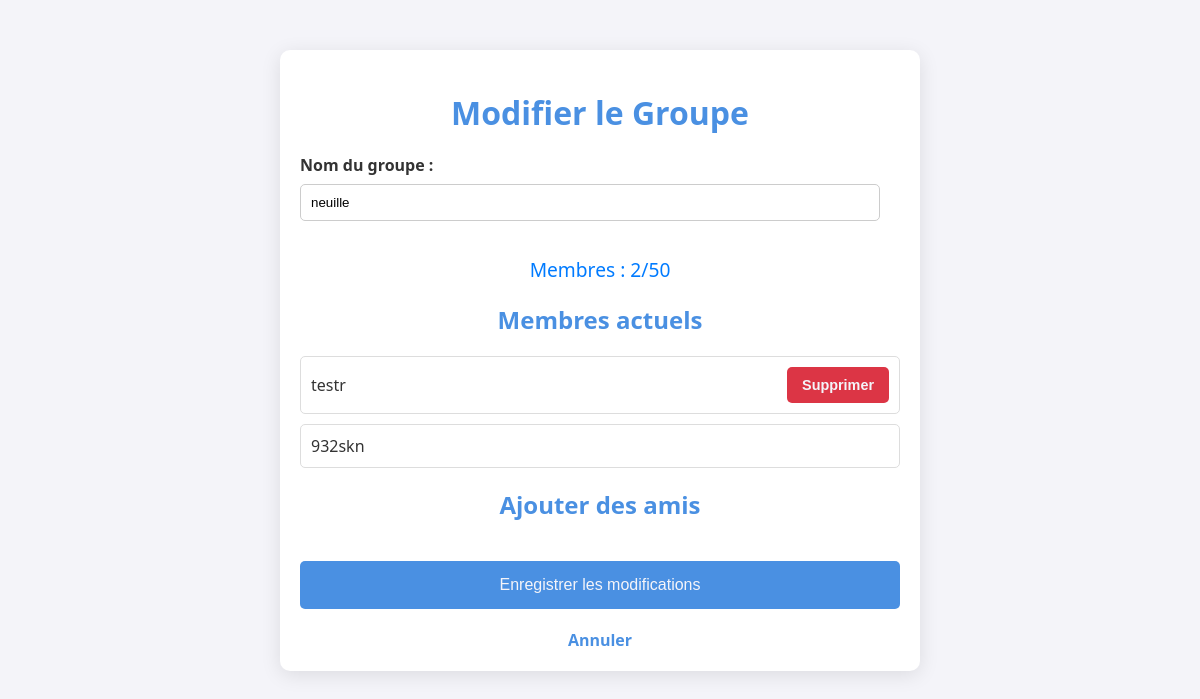
Page /group/4/edit (signed in) on the earlier database version.
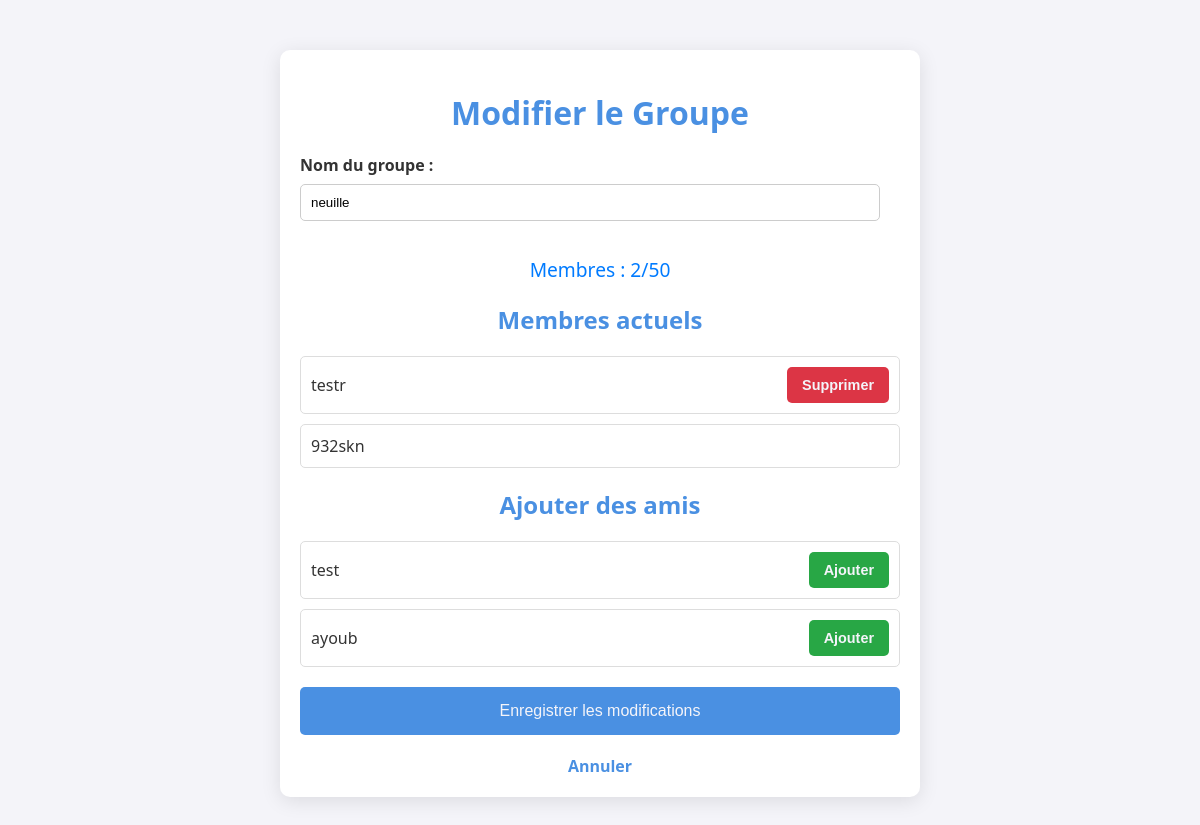
Same page on the later database version.
### models.py (models this page shows)
class User(UserMixin, db.Model):
    id = db.Column(db.Integer, primary_key=True)
    username = db.Column(db.String(150), unique=True, nullable=False)
    email = db.Column(db.String(150), unique=True, nullable=False)  # Nouveau champ
    phone_number = db.Column(db.String(20), unique=True, nullable=False)  # Nouveau champ
    password = db.Column(db.String(150), nullable=False)
    profile_picture = db.Column(db.String(200))
    bio = db.Column(db.Text)
    is_active = db.Column(db.Boolean, default=True)

### app.py (the view, shortened to what this page needs)
@app.route('/group/<int:group_id>/edit', methods=['GET', 'POST'])
@login_required
def edit_group(group_id):
    group = db.session.get(Group, group_id)
    if not group:
        return "Erreur : Groupe introuvable.", 404
    if group.admin_id != current_user.id:
        return "Erreur : Seul l'administrateur peut modifier ce groupe.", 403
    group_members = db.session.query(User).join(GroupMember).filter(GroupMember.group_id == group_id).all()
    group_member_ids = [member.id for member in group_members]
    friends = db.session.query(User).join(Friend, Friend.friend_id == User.id).filter(
        Friend.user_id == current_user.id,
        ~User.id.in_(group_member_ids)
    ).all()
    return render_template(
        'edit_group.html',
        group=group,
        group_members=group_members,
        friends=friends
    )

### app.py (called while the page is built)
@login_manager.user_loader
def load_user(user_id):
    return db.session.get(User, int(user_id))  # Correctif pour éviter LegacyAPIWarning

@app.context_processor
def inject_profile_picture():
    def get_profile_picture(user):
        if user.profile_picture and os.path.exists(user.profile_picture):
            return url_for('static', filename=f"photos_profil/{os.path.basename(user.profile_picture)}")
        return url_for('static', filename='icone-profil-avatar-par-defaut-image-utilisateur-medias-sociaux-icone-avatar-gris-silhouette-profil-vierge-illustration-vectorielle_561158-3467.avif')
    return dict(get_profile_picture=get_profile_picture)

### templates/edit_group.html (shortened to what this page needs)
<!DOCTYPE html>
<html lang="fr">
<head>
    <link rel="stylesheet" href="https://cdnjs.cloudflare.com/ajax/libs/font-awesome/5.15.4/css/all.min.css">
</head>
<body>
    <div class="container">
        <h1>Modifier le Groupe</h1>
        <form method="POST">
            <div class="section">
                <label for="group_name">Nom du groupe :</label>
                <input type="text" id="group_name" name="group_name" value="{{ group.name }}" required>
            </div>
            <p class="counter">Membres : {{ group_members|length }}/50</p>
            <div class="section">
                <h2>Membres actuels</h2>
                <div class="list">
                    {% for member in group_members %}
                        <div class="list-item">
                            <span>{{ member.username }}</span>
                            {% if member.id != group.admin_id %}
                                <button type="submit" name="remove_member" value="{{ member.id }}" class="remove-btn action-btn">Supprimer</button>
                            {% endif %}
                        </div>
                    {% endfor %}
                </div>
            </div>
            <div class="section">
                <h2>Ajouter des amis</h2>
                <div class="list">
                    {% for friend in friends %}
                        <div class="list-item">
                            <span>{{ friend.username }}</span>
                            <button type="submit" name="add_member" value="{{ friend.id }}" class="add-btn action-btn">Ajouter</button>
                        </div>
                    {% endfor %}
                </div>
            </div>
            <button type="submit" class="save-btn">Enregistrer les modifications</button>
        </form>
        <a href="{{ url_for('groups') }}">Annuler</a>
    </div>
</body>
</html>

Differences in the rows shown:
now on this page (row edited): User: username "test", {{ friend.id }} 1 (drawn), shown under "Ajouter des amis"
now on this page (row unchanged): User: username "ayoub", {{ friend.id }} 5 (drawn), shown under "Ajouter des amis"
